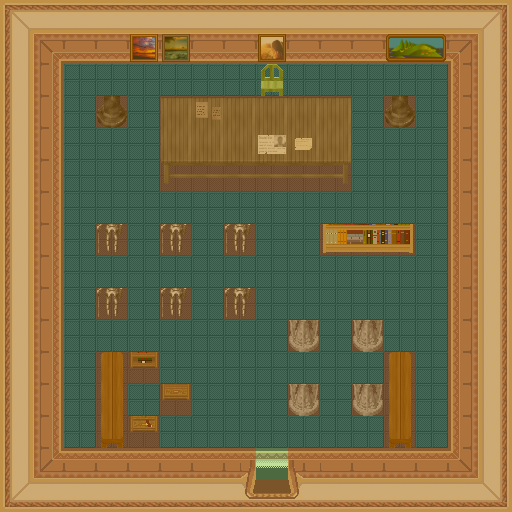

This is a level from a 2D game, rendered from its Tiled map with the project's own tilesets. A one-line summary and the map file follow, with tile-layer data summarised:
An orthogonal 16x16 tile map with 32x32 px tiles, 6 tile layers (0_floor, 1_terrain, 2_object, objects, ...), 1 hidden layer not drawn, 25 tilesets.

<map version="1.0" orientation="orthogonal" renderorder="right-down" width="16" height="16" tilewidth="32" tileheight="32" nextobjectid="1">
 <tileset firstgid="1" name="../../tileset/ground/indoor/grey_skull.png" tilewidth="32" tileheight="32" tilecount="8" columns="4">
  <image source="../../tileset/ground/indoor/grey_skull.png" trans="ff00ff" width="128" height="64" />
 </tileset>
 <tileset firstgid="9" name="../../tileset/building/wall/int_wall_pale.png" tilewidth="32" tileheight="32" tilecount="16" columns="2">
  <image source="../../tileset/building/wall/int_wall_pale.png" trans="ff00ff" width="64" height="256" />
 </tileset>
 <tileset firstgid="25" name="../../tileset/building/wall/int_wall_thin_bricks.png" tilewidth="32" tileheight="32" tilecount="12" columns="2">
  <image source="../../tileset/building/wall/int_wall_thin_bricks.png" trans="ff00ff" width="64" height="192" />
 </tileset>
 <tileset firstgid="37" name="../../tileset/building/wall/int_wall_purple.png" tilewidth="32" tileheight="32" tilecount="20" columns="2">
  <image source="../../tileset/building/wall/int_wall_purple.png" trans="ff00ff" width="64" height="320" />
 </tileset>
 <tileset firstgid="57" name="../../tileset/building/wall/int_wall_brick_wood.png" tilewidth="32" tileheight="32" tilecount="4" columns="2">
  <image source="../../tileset/building/wall/int_wall_brick_wood.png" trans="ff00ff" width="64" height="64" />
 </tileset>
 <tileset firstgid="61" name="../../tileset/building/stairs/int_ew.png" tilewidth="32" tileheight="32" tilecount="9" columns="3">
  <image source="../../tileset/building/stairs/int_ew.png" trans="ff00ff" width="96" height="96" />
 </tileset>
 <tileset firstgid="70" name="../../tileset/furniture/table/long_side_on_pale.png" tilewidth="32" tileheight="32" tilecount="3" columns="3">
  <image source="../../tileset/furniture/table/long_side_on_pale.png" width="96" height="32" />
 </tileset>
 <tileset firstgid="73" name="../../tileset/furniture/chair/wooden_pale.png" tilewidth="32" tileheight="32" tilecount="4" columns="2">
  <image source="../../tileset/furniture/chair/wooden_pale.png" width="64" height="64" />
 </tileset>
 <tileset firstgid="77" name="../../tileset/building/window/int_windows_purple.png" tilewidth="32" tileheight="32" tilecount="16" columns="4">
  <image source="../../tileset/building/window/int_windows_purple.png" trans="ff00ff" width="128" height="128" />
 </tileset>
 <tileset firstgid="93" name="../../tileset/furniture/table/grey_long.png" tilewidth="32" tileheight="32" tilecount="4" columns="2">
  <image source="../../tileset/furniture/table/grey_long.png" width="64" height="64" />
 </tileset>
 <tileset firstgid="97" name="../../tileset/building/fence/fence_wooden.png" tilewidth="32" tileheight="32" tilecount="9" columns="3">
  <image source="../../tileset/building/fence/fence_wooden.png" width="96" height="96" />
 </tileset>
 <tileset firstgid="106" name="../../tileset/furniture/shelve/bright_bookshelf_and_cupboard.png" tilewidth="32" tileheight="32" tilecount="6" columns="3">
  <image source="../../tileset/furniture/shelve/bright_bookshelf_and_cupboard.png" width="96" height="64" />
 </tileset>
 <tileset firstgid="112" name="../../tileset/item/statue/metal_and_stone.png" tilewidth="32" tileheight="32" tilecount="6" columns="3">
  <image source="../../tileset/item/statue/metal_and_stone.png" width="96" height="64" />
 </tileset>
 <tileset firstgid="118" name="../../tileset/building/entrance/pale_red_ns.png" tilewidth="32" tileheight="32" tilecount="36" columns="9">
  <image source="../../tileset/building/entrance/pale_red_ns.png" trans="ff00ff" width="288" height="128" />
 </tileset>
 <tileset firstgid="154" name="../../tileset/item/statue/green_stone_3.png" tilewidth="32" tileheight="32" tilecount="3" columns="1">
  <image source="../../tileset/item/statue/green_stone_3.png" trans="ffffff" width="32" height="96" />
 </tileset>
 <tileset firstgid="157" name="../../tileset/furniture/shelve/bright_bookshelf.png" tilewidth="32" tileheight="32" tilecount="9" columns="3">
  <image source="../../tileset/furniture/shelve/bright_bookshelf.png" width="96" height="96" />
 </tileset>
 <tileset firstgid="166" name="../../tileset/furniture/table/long_front_on.png" tilewidth="32" tileheight="32" tilecount="3" columns="1">
  <image source="../../tileset/furniture/table/long_front_on.png" width="32" height="96" />
 </tileset>
 <tileset firstgid="169" name="../../tileset/furniture/picture/small.png" tilewidth="32" tileheight="32" tilecount="3" columns="3">
  <image source="../../tileset/furniture/picture/small.png" width="96" height="32" />
 </tileset>
 <tileset firstgid="172" name="../../tileset/furniture/picture/large_island.png" tilewidth="32" tileheight="32" tilecount="2" columns="2">
  <image source="../../tileset/furniture/picture/large_island.png" width="64" height="32" />
 </tileset>
 <tileset firstgid="174" name="../../tileset/item/documents/book.png" tilewidth="32" tileheight="32" tilecount="4" columns="2">
  <image source="../../tileset/item/documents/book.png" width="64" height="64" />
 </tileset>
 <tileset firstgid="178" name="../../tileset/logic/portal.png" tilewidth="32" tileheight="32" tilecount="7" columns="7">
  <image source="../../tileset/logic/portal.png" width="224" height="32" />
 </tileset>
 <tileset firstgid="185" name="../../tileset/logic/collision.png" tilewidth="32" tileheight="32" tilecount="1" columns="1">
  <image source="../../tileset/logic/collision.png" width="32" height="32" />
 </tileset>
 <tileset firstgid="186" name="notes" tilewidth="32" tileheight="32" tilecount="4" columns="2">
  <image source="../../tileset/item/documents/notes2.png" width="64" height="64" />
 </tileset>
 <tileset firstgid="190" name="grey_plain" tilewidth="32" tileheight="32" tilecount="9" columns="3">
  <image source="../../tileset/furniture/table/grey_plain.png" width="96" height="96" />
 </tileset>
 <tileset firstgid="199" name="../../tileset/logic/protection.png" tilewidth="32" tileheight="32" tilecount="2" columns="2">
  <image source="../../tileset/logic/protection.png" width="64" height="32" />
 </tileset>
 <layer name="0_floor" width="16" height="16">
  <data>[256 cells, 256 non-empty, 1 distinct tile ids]</data>
 </layer>
 <layer name="1_terrain" width="16" height="16">
  <data>[256 cells, 146 non-empty, 32 distinct tile ids]</data>
 </layer>
 <layer name="2_object" width="16" height="16">
  <data>[256 cells, 23 non-empty, 20 distinct tile ids]</data>
 </layer>
 <layer name="3_roof" width="16" height="16" visible="0">
  <data>[256 cells, 21 non-empty, 12 distinct tile ids]</data>
 </layer>
 <layer name="objects" width="16" height="16">
  <data>[256 cells, 0 non-empty, 0 distinct tile ids]</data>
 </layer>
 <layer name="collision" width="16" height="16" opacity="0.36">
  <data>[256 cells, 153 non-empty, 1 distinct tile ids]</data>
 </layer>
 <layer name="protection" width="16" height="16" opacity="0.18">
  <data>[256 cells, 256 non-empty, 1 distinct tile ids]</data>
 </layer>
</map>
